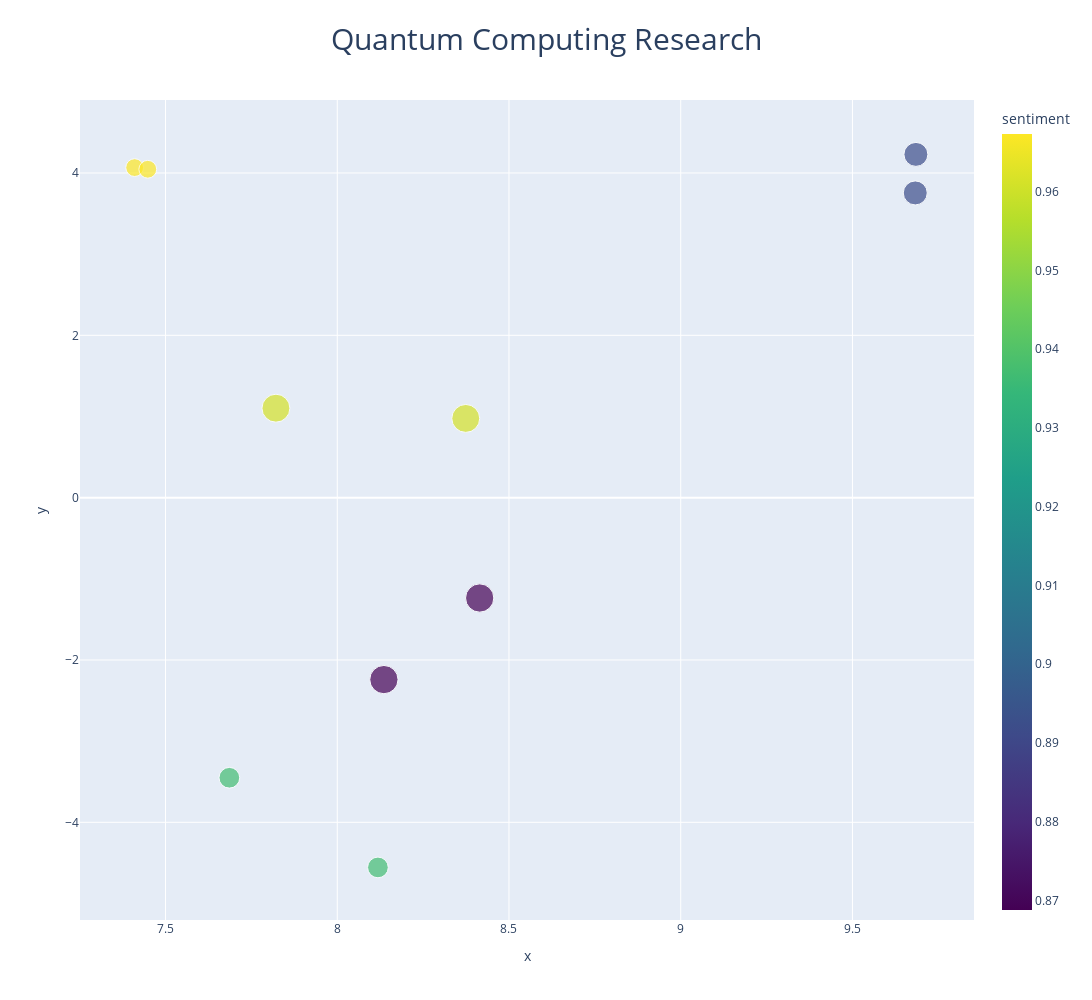

The notebook cell this image was saved under:
### Markdown cell above
### Visualization based on Topic and Sentiment

### Code cell
fig = px.scatter(
    wizard_copy,
    x="x",
    y="y",
    size="size",
    color="sentiment",
    hover_name=wizard_copy["paragraph"].str.wrap(150).apply(lambda x: x.replace("\n", "<br>")),
    hover_data=["topics", "entities"],
    color_continuous_scale=px.colors.sequential.Viridis,
    title="Quantum Computing Research",
    width=1500,
    height=1000,
)

fig.update_layout(title_x=0.5, title_font_size=30)

fig.show()

### Figure 1 — Plotly figure (JSON) as saved in the notebook; plotly's stock layout.template omitted (floating-point values rounded to 4 significant figures)
{"data": [{"customdata": [[[["technology", 0.009], ["research", 0.009], ["ibm", 0.008], ["company", 0.007], ["new", 0.006]], "['IBM', 'Microsoft', 'Intel', 'Google', 'NVIDIA']"], [[["market", 0.035], ["global", 0.023], ["global quantum", 0.02], ["computing market", 0.02], ["market size", 0.018]], "['Photonic Integrated Circuit', 'IBM', 'Jun (The Expresswire) -- \"Photonic Integrated Circuit (IC) and Quantum Computing Market\" Insights 2023 By Types (Hybrid, Monolithic, ...', 'Jun 19, 2023 (The Expresswire) -- \"Photonic Integrated Circuit (IC) and Quantum Computing Market\" [2023-2030] Research ReportAnalysis and ...', \"Researcher' newest research report, the â Quantum Computing Chip Industry Forecastâ looks at past sales and reviews total world Quantum Computing Chip sales in 2022, providing a ...\"]"], [[["computer", 0.014], ["quantum computer", 0.014], ["qubits", 0.013], ["classical", 0.011], ["error", 0.011]], "['IBM', 'Google', 'Microsoft', 'Quantum computing uses the physical properties of quantum physics to  manipulate subatomic particles to perform computation.', 'Intel']"], [[["material", 0.013], ["property", 0.01], ["particle", 0.009], ["team", 0.009], ["electron", 0.009]], "['Google', 'Non-Abelian anyons have the unique feature of retaining a sort of memory,  allowing us to determine when they have been exchanged,...', 'Linear Mechanical', 'Argonne', 'Cornell \\nChronicle']"], [[["market", 0.035], ["global", 0.023], ["global quantum", 0.02], ["computing market", 0.02], ["market size", 0.018]], "['Photonic Integrated Circuit', 'IBM', 'Jun (The Expresswire) -- \"Photonic Integrated Circuit (IC) and Quantum Computing Market\" Insights 2023 By Types (Hybrid, Monolithic, ...', 'Jun 19, 2023 (The Expresswire) -- \"Photonic Integrated Circuit (IC) and Quantum Computing Market\" [2023-2030] Research ReportAnalysis and ...', \"Researcher' newest research report, the â Quantum Computing Chip Industry Forecastâ looks at past sales and reviews total world Quantum Computing Chip sales in 2022, providing a ...\"]"], [[["ai", 0.006], ["data", 0.006], ["research", 0.006], ["company", 0.006], ["report", 0.006]], "['IBM', 'Moderna', 'Cleveland Clinic', 'Microsoft', 'Council Post: Shifting The Paradigm With Deep Tech']"], [[["ai", 0.006], ["data", 0.006], ["research", 0.006], ["company", 0.006], ["report", 0.006]], "['IBM', 'Moderna', 'Cleveland Clinic', 'Microsoft', 'Council Post: Shifting The Paradigm With Deep Tech']"], [[["computer", 0.014], ["quantum computer", 0.014], ["qubits", 0.013], ["classical", 0.011], ["error", 0.011]], "['IBM', 'Google', 'Microsoft', 'Quantum computing uses the physical properties of quantum physics to  manipulate subatomic particles to perform computation.', 'Intel']"], [[["technology", 0.009], ["research", 0.009], ["ibm", 0.008], ["company", 0.007], ["new", 0.006]], "['IBM', 'Microsoft', 'Intel', 'Google', 'NVIDIA']"], [[["material", 0.013], ["property", 0.01], ["particle", 0.009], ["team", 0.009], ["electron", 0.009]], "['Google', 'Non-Abelian anyons have the unique feature of retaining a sort of memory,  allowing us to determine when they have been exchanged,...', 'Linear Mechanical', 'Argonne', 'Cornell \\nChronicle']"]], "hovertemplate": "<b>%{hovertext}</b><br><br>x=%{x}<br>y=%{y}<br>size=%{marker.size}<br>topics=%{customdata[0]}<br>entities=%{customdata[1]}<br>sentiment=%{marker.color}<extra></extra>", "hovertext": ["“Today's quantum computers are novel, scientific tools that can be used to model problems that are extremely difficult, and perhaps impossible, for<br>classical systems, signaling that we are now entering a new phase of utility for quantum computing,” said Darío Gil, Senior Vice President and<br>Director of IBM Research. “We expect this collaboration to continue to have tremendous impact for the area’s growth as a corridor of innovation, from<br>New York City to the Capital Region. We are thrilled to collaborate with RPI as we continue to nurture the global quantum ecosystem of tomorrow.”", "Global Quantum Computing Market (2023-2030) report provides the newest industry data and industry future trends, allowing you to identify the products<br>and end users driving revenue, growth, and profitability. The report provides a detailed analysis of the latest market trends, insights, and key<br>factors influencing the market. Global Quantum Computing market specifically highlightsâ the vital current and potential opportunities and<br>challenges in the global Quantum Computing market. Concurrently, the report gives detailed insight into the specific industries and competition from<br>different businesses. Similarly, the further research report additionally includes a Regional Outlook, Opportunity Analysis, Latest Technologies, and<br>Progress insights. Ask for a Sample Report", "Quantum computing could revolutionize our world. For specific and crucial tasks, it promises to be exponentially faster than the zero-or-one binary<br>technology that underlies today's machines, from supercomputers in laboratories to smartphones in our pockets. But developing quantum computers hinges<br>on building a stable network of qubits—or quantum bits—to store information, access it and perform computations.", "While these particles had never been observed in nature, theorists predicted they could be created in a particular type of semiconductor device and<br>used to build the components for a robust quantum computer.", "The recent flows and therefore the growth opportunities within the market in the approaching amount are highlighted. Major players/suppliers worldwide<br>and market share by regions, with company and product introduction, position in the global Quantum Computing market including their market status and<br>development trend by types and applications which will provide its price and profit status, and marketing status & market growth drivers and<br>challenges. This latest report provides worldwide Quantum Computing market predictions for the forthcoming years.", "Our research spans a multitude of industries including Energy, Technology, Manufacturing and Construction, Chemicals and Materials, Food and<br>Beverages, etc. Having serviced many Fortune organizations, we bring a rich and reliable experience that covers all kinds of research needs.", "They are able to make well-calibrated decisions and leverage highly lucrative opportunities while surmounting the fierce challenges all because we<br>analyze for them the complex business environment, segment-wise existing and emerging possibilities, technology formations, growth estimates, and even<br>the strategic choices available. In short, a complete package. All this is possible because we have a highly qualified, competent, and experienced<br>team of professionals comprising business analysts, economists, consultants, and technology experts. In our list of priorities, you-our patron-come at<br>the top. You can be sure of the best cost-effective, value-added package from us, should you decide to engage with us.", "Ultimately, quantum computers excel at solving a certain class of problems. It’s infeasible or unrealistic to use them for many of the tasks that we<br>use computers for today, such as accessing and reading this whitepaper.", "Despite these challenges, there has been significant progress in the field of quantum computing in recent years. Companies like IBM, Google, and Intel<br>are investing heavily in quantum computing research, and several startups are working on developing quantum hardware and software. Moreover,<br>governments around the world are recognizing the importance of quantum computing and are providing funding and support for research in this area.", "After completing their master’s, they pivoted to a different technology called superconducting quantum computing. Instead of suspended atoms, this<br>technology uses tiny electric circuits that are exceptional at carrying electric current. To control these circuits, researchers only need to send<br>electric signals."], "legendgroup": "", "marker": {"color": [0.9613, 0.9673, 0.8688, 0.9369, 0.9673, 0.8921, 0.8921, 0.8688, 0.9613, 0.9369], "coloraxis": "coloraxis", "size": [982, 398, 1006, 539, 398, 723, 723, 1006, 982, 539], "sizemode": "area", "sizeref": 2.515, "symbol": "circle"}, "mode": "markers", "name": "", "orientation": "v", "showlegend": false, "type": "scatter", "x": [8.374, 7.41, 8.136, 8.118, 7.448, 9.685, 9.683, 8.415, 7.821, 7.686], "xaxis": "x", "y": [0.9762, 4.067, -2.241, -4.556, 4.046, 4.229, 3.754, -1.236, 1.102, -3.451], "yaxis": "y"}], "layout": {"coloraxis": {"colorbar": {"title": {"text": "sentiment"}}, "colorscale": [[0, "#440154"], [0.1111, "#482878"], [0.2222, "#3e4989"], [0.3333, "#31688e"], [0.4444, "#26828e"], [0.5556, "#1f9e89"], [0.6667, "#35b779"], [0.7778, "#6ece58"], [0.8889, "#b5de2b"], [1, "#fde725"]]}, "height": 1000, "legend": {"itemsizing": "constant", "tracegroupgap": 0}, "title": {"font": {"size": 30}, "text": "Quantum Computing Research", "x": 0.5}, "width": 1500, "xaxis": {"anchor": "y", "domain": [0, 1], "title": {"text": "x"}}, "yaxis": {"anchor": "x", "domain": [0, 1], "title": {"text": "y"}}}}
